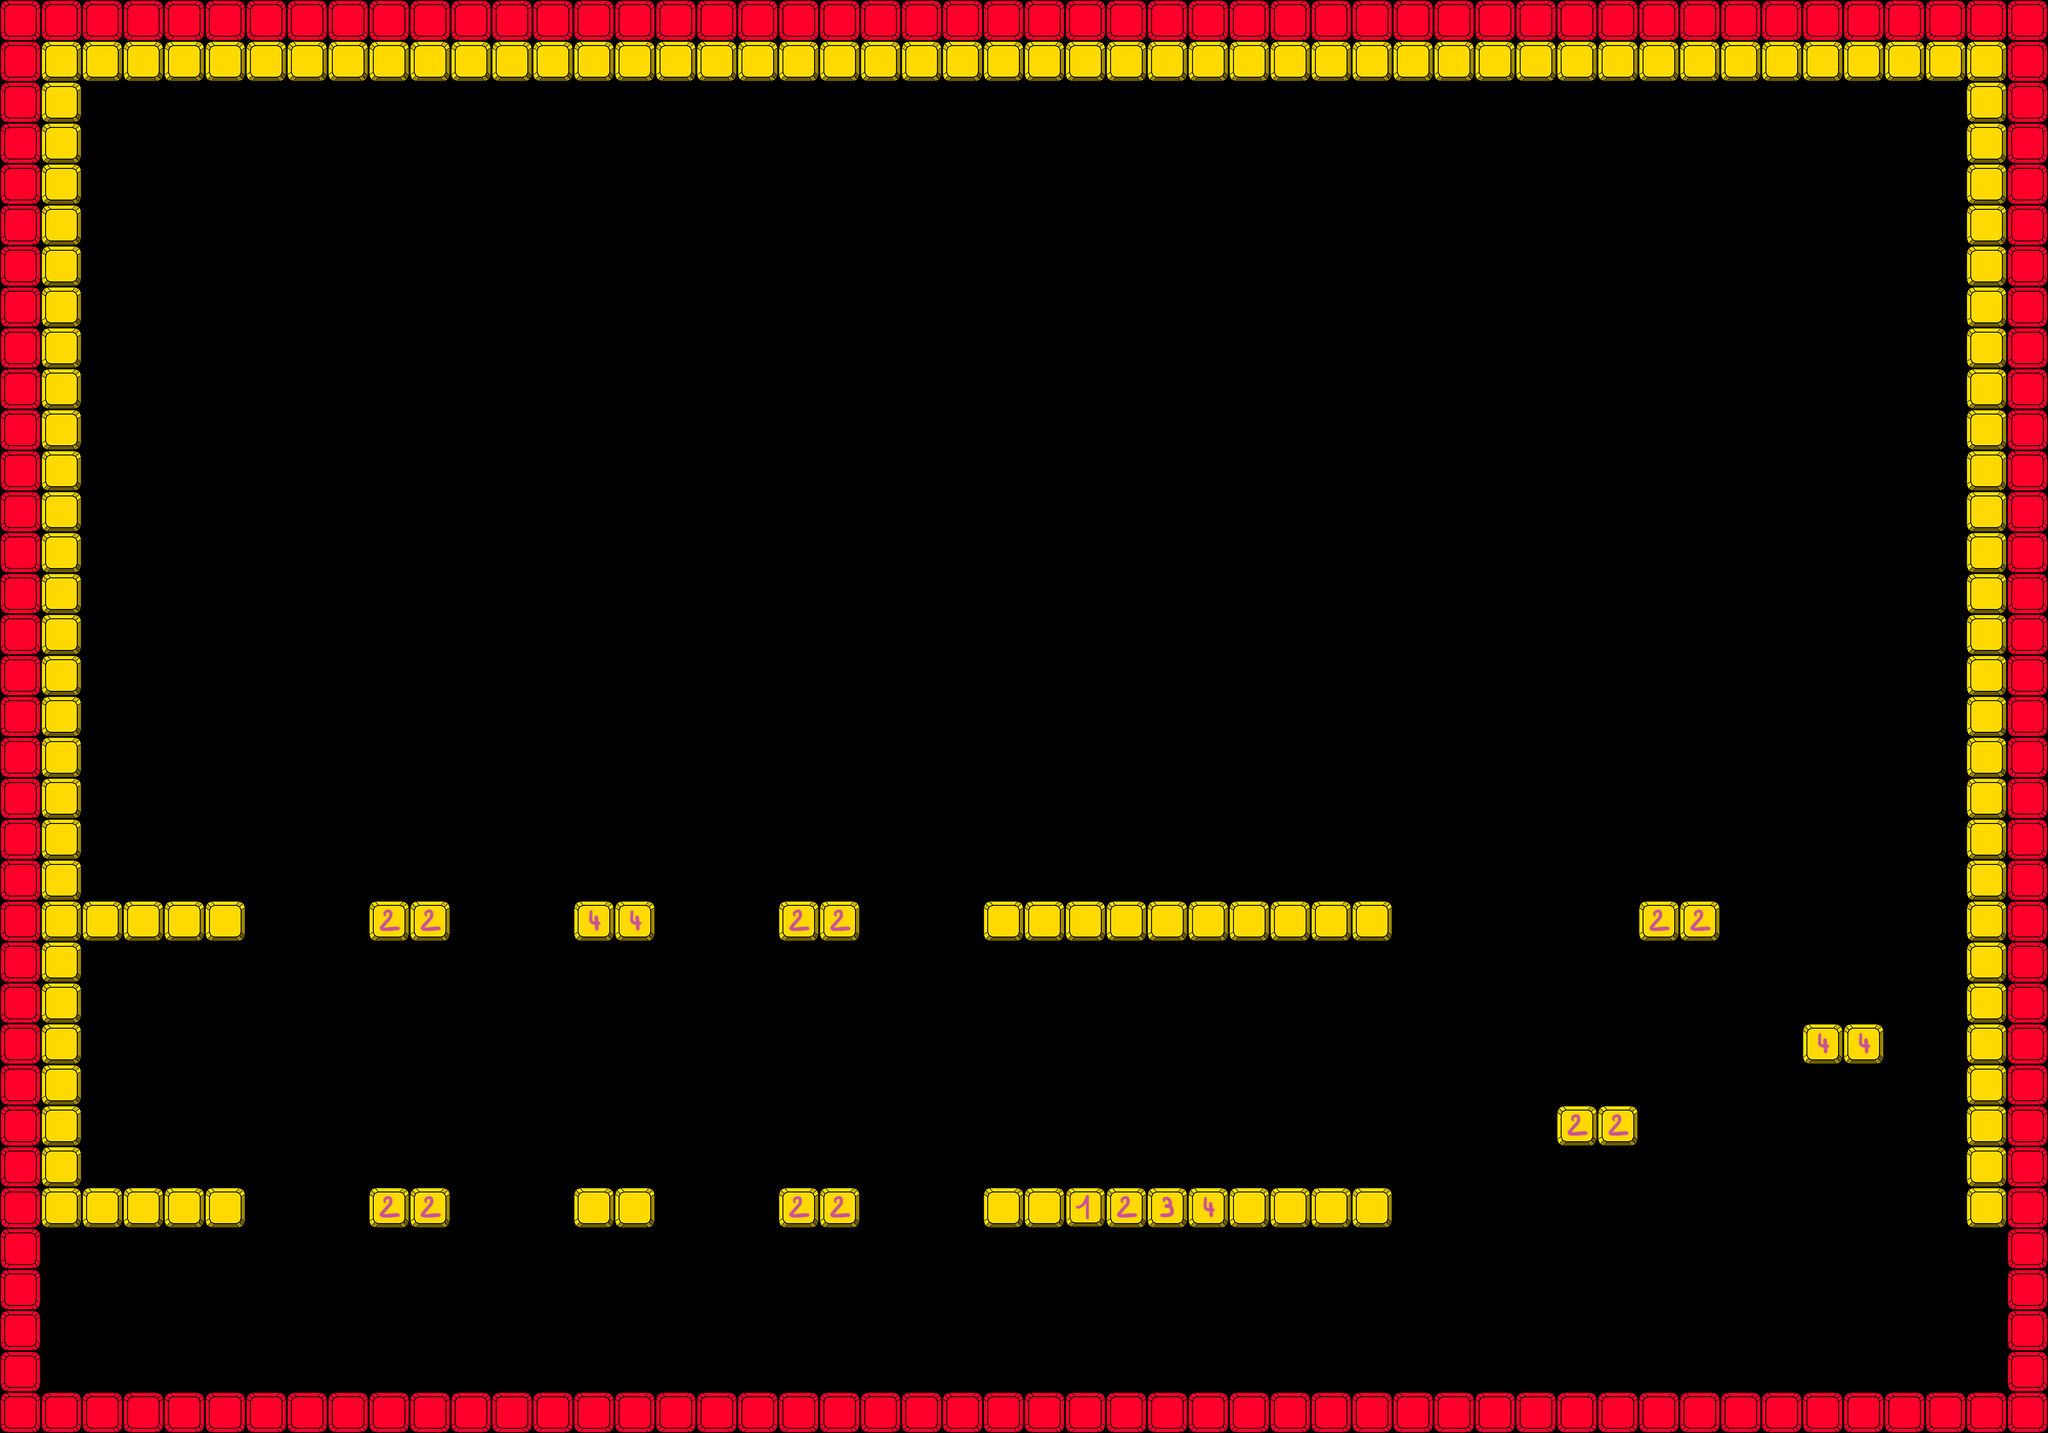

Rendered tile map (Tiled .tmx) drawn with the repository's tilesets; below, a short description and the map source with its tile grids summarised:
An orthogonal 50x35 tile map with 64x64 px tiles, 27 tile layers (pointilles, deathBoxes, platforms, plat41, ...) and 2 objects.

<map version="1.5" tiledversion="1.7.2" orientation="orthogonal" renderorder="right-down" width="50" height="35" tilewidth="64" tileheight="64" infinite="0" nextlayerid="41" nextobjectid="4">
 <editorsettings>
  <export target="../[game name]/assets/images/map/L1_4.json" format="json" />
 </editorsettings>
 <tileset firstgid="1" name="tilesetProto++" tilewidth="64" tileheight="64" tilecount="64" columns="4">
  <image source="../[game name]/assets/images/map/tilesetProto++.png" width="256" height="1024" />
 </tileset>
 <layer id="38" name="pointilles" width="50" height="35">
  <data>[1750 cells, 22 non-empty, 2 distinct tile ids]</data>
 </layer>
 <layer id="37" name="deathBoxes" width="50" height="35">
  <data>[1750 cells, 166 non-empty, 1 distinct tile ids]</data>
 </layer>
 <layer id="36" name="platforms" width="50" height="35">
  <data>[1750 cells, 118 non-empty, 1 distinct tile ids]</data>
 </layer>
 <group id="2" name="4beats">
  <layer id="3" name="plat41" width="50" height="35">
   <data>[1750 cells, 13 non-empty, 1 distinct tile ids]</data>
  </layer>
  <layer id="4" name="plat42" width="50" height="35">
   <data>[1750 cells, 23 non-empty, 2 distinct tile ids]</data>
  </layer>
  <layer id="6" name="plat43" width="50" height="35">
   <data>[1750 cells, 5 non-empty, 1 distinct tile ids]</data>
  </layer>
  <layer id="5" name="plat44" width="50" height="35">
   <data>[1750 cells, 5 non-empty, 1 distinct tile ids]</data>
  </layer>
  <layer id="10" name="deathbox41" width="50" height="35">
   <data>[1750 cells, 0 non-empty, 0 distinct tile ids]</data>
  </layer>
  <layer id="9" name="deathbox42" width="50" height="35">
   <data>[1750 cells, 0 non-empty, 0 distinct tile ids]</data>
  </layer>
  <layer id="8" name="deathbox43" width="50" height="35">
   <data>[1750 cells, 0 non-empty, 0 distinct tile ids]</data>
  </layer>
  <layer id="7" name="deathbox44" width="50" height="35">
   <data>[1750 cells, 0 non-empty, 0 distinct tile ids]</data>
  </layer>
 </group>
 <group id="11" name="8beats">
  <layer id="20" name="plat81" width="50" height="35">
   <data>[1750 cells, 0 non-empty, 0 distinct tile ids]</data>
  </layer>
  <layer id="21" name="plat82" width="50" height="35">
   <data>[1750 cells, 0 non-empty, 0 distinct tile ids]</data>
  </layer>
  <layer id="23" name="plat83" width="50" height="35">
   <data>[1750 cells, 0 non-empty, 0 distinct tile ids]</data>
  </layer>
  <layer id="22" name="plat84" width="50" height="35">
   <data>[1750 cells, 0 non-empty, 0 distinct tile ids]</data>
  </layer>
  <layer id="27" name="plat85" width="50" height="35">
   <data>[1750 cells, 0 non-empty, 0 distinct tile ids]</data>
  </layer>
  <layer id="26" name="plat86" width="50" height="35">
   <data>[1750 cells, 0 non-empty, 0 distinct tile ids]</data>
  </layer>
  <layer id="25" name="plat87" width="50" height="35">
   <data>[1750 cells, 0 non-empty, 0 distinct tile ids]</data>
  </layer>
  <layer id="24" name="plat88" width="50" height="35">
   <data>[1750 cells, 0 non-empty, 0 distinct tile ids]</data>
  </layer>
  <layer id="35" name="deathbox81" width="50" height="35">
   <data>[1750 cells, 0 non-empty, 0 distinct tile ids]</data>
  </layer>
  <layer id="34" name="deathbox82" width="50" height="35">
   <data>[1750 cells, 0 non-empty, 0 distinct tile ids]</data>
  </layer>
  <layer id="33" name="deathbox83" width="50" height="35">
   <data>[1750 cells, 0 non-empty, 0 distinct tile ids]</data>
  </layer>
  <layer id="32" name="deathbox84" width="50" height="35">
   <data>[1750 cells, 0 non-empty, 0 distinct tile ids]</data>
  </layer>
  <layer id="31" name="deathbox85" width="50" height="35">
   <data>[1750 cells, 0 non-empty, 0 distinct tile ids]</data>
  </layer>
  <layer id="30" name="deathbox86" width="50" height="35">
   <data>[1750 cells, 0 non-empty, 0 distinct tile ids]</data>
  </layer>
  <layer id="29" name="deathbox87" width="50" height="35">
   <data>[1750 cells, 0 non-empty, 0 distinct tile ids]</data>
  </layer>
  <layer id="28" name="deathbox88" width="50" height="35">
   <data>[1750 cells, 0 non-empty, 0 distinct tile ids]</data>
  </layer>
 </group>
 <objectgroup id="39" name="spawns">
  <object id="1" x="201.211" y="1728.92" width="74.5226" height="67.0703" />
 </objectgroup>
 <objectgroup id="40" name="portals">
  <object id="3" gid="3" x="199.02" y="1332.42" width="64" height="64" />
 </objectgroup>
</map>